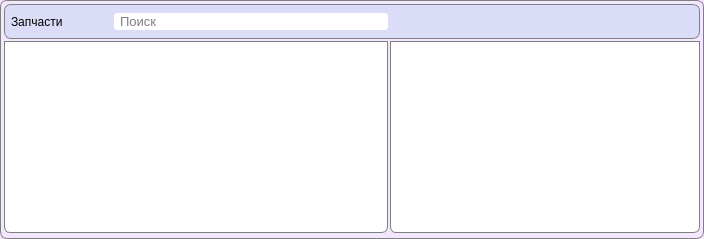
      <widget class="QFrame" name="sparePartsFrame">
       <property name="enabled">
        <bool>true</bool>
       </property>
       <property name="maximumSize">
        <size>
         <width>850</width>
         <height>16777215</height>
        </size>
       </property>
       <property name="styleSheet">
        <string notr="true">QFrame {
	background-color: #f2e7ff;
	border: 1px solid grey;
	border-radius: 7px;
}</string>
       </property>
       <property name="frameShape">
        <enum>QFrame::StyledPanel</enum>
       </property>
       <property name="frameShadow">
        <enum>QFrame::Raised</enum>
       </property>
       <layout class="QGridLayout" name="gridLayout">
        <property name="leftMargin">
         <number>3</number>
        </property>
        <property name="topMargin">
         <number>3</number>
        </property>
        <property name="rightMargin">
         <number>3</number>
        </property>
        <property name="bottomMargin">
         <number>5</number>
        </property>
        <property name="spacing">
         <number>2</number>
        </property>
        <item row="0" column="0" colspan="2">
         <widget class="QFrame" name="frame_3">
          <property name="minimumSize">
           <size>
            <width>0</width>
            <height>35</height>
           </size>
          </property>
          <property name="maximumSize">
           <size>
            <width>16777215</width>
            <height>35</height>
           </size>
          </property>
          <property name="styleSheet">
           <string notr="true">QFrame {
	background-color: #dbdcf7;
	border: 1px solid grey;
	border-radius: 7px;
}</string>
          </property>
          <property name="frameShape">
           <enum>QFrame::StyledPanel</enum>
          </property>
          <property name="frameShadow">
           <enum>QFrame::Raised</enum>
          </property>
          <layout class="QGridLayout" name="gridLayout_8">
           <property name="leftMargin">
            <number>0</number>
           </property>
           <property name="topMargin">
            <number>0</number>
           </property>
           <property name="rightMargin">
            <number>6</number>
           </property>
           <property name="bottomMargin">
            <number>0</number>
           </property>
           <item row="0" column="1">
            <spacer name="horizontalSpacer">
             <property name="orientation">
              <enum>Qt::Horizontal</enum>
             </property>
             <property name="sizeType">
              <enum>QSizePolicy::Expanding</enum>
             </property>
             <property name="sizeHint" stdset="0">
              <size>
               <width>40</width>
               <height>25</height>
              </size>
             </property>
            </spacer>
           </item>
           <item row="0" column="0">
            <widget class="QLabel" name="label_9">
             <property name="font">
              <font>
               <pointsize>9</pointsize>
              </font>
             </property>
             <property name="styleSheet">
              <string notr="true">QLabel {
	background-color: transparent;
	border: 0px;
	margin-left: 3px;
}</string>
             </property>
             <property name="text">
              <string>Запчасти</string>
             </property>
            </widget>
           </item>
           <item row="0" column="3">
            <widget class="QLineEdit" name="sparePartsSearch">
             <property name="minimumSize">
              <size>
               <width>278</width>
               <height>0</height>
              </size>
             </property>
             <property name="maximumSize">
              <size>
               <width>305</width>
               <height>16777215</height>
              </size>
             </property>
             <property name="font">
              <font>
               <pointsize>10</pointsize>
              </font>
             </property>
             <property name="focusPolicy">
              <enum>Qt::StrongFocus</enum>
             </property>
             <property name="styleSheet">
              <string notr="true">QLineEdit {
    border: 2px solid #dbdcf7;
    border-radius: 5px;
    padding: 0 4px;
}</string>
             </property>
             <property name="readOnly">
              <bool>true</bool>
             </property>
             <property name="placeholderText">
              <string>Поиск</string>
             </property>
            </widget>
           </item>
           <item row="0" column="4">
            <spacer name="horizontalSpacer_4">
             <property name="orientation">
              <enum>Qt::Horizontal</enum>
             </property>
             <property name="sizeHint" stdset="0">
              <size>
               <width>303</width>
               <height>20</height>
              </size>
             </property>
            </spacer>
           </item>
          </layout>
         </widget>
        </item>
        <item row="1" column="0">
         <widget class="QTableView" name="availableSparePartsTable">
          <property name="enabled">
           <bool>false</bool>
          </property>
          <property name="maximumSize">
           <size>
            <width>530</width>
            <height>16777215</height>
           </size>
          </property>
          <property name="focusPolicy">
           <enum>Qt::NoFocus</enum>
          </property>
          <property name="styleSheet">
           <string notr="true">QTableView {
	background-color: white;
	border: 1px solid grey;
	border-top-left-radius: 0px;
	border-top-right-radius: 0px;
	border-bottom-left-radius: 6px;
	border-bottom-right-radius: 6px;
    selection-color: black; 
	selection-background-color: #f2e7ff;
}

QLabel {
	background-color: transparent;
	border-radius: 0px;
	border: 0px;
	font-size: 9pt;
}

QHeaderView {
	border-radius: 0px;
	background-color: #f5f5f5;
	font-size: 9pt;
	border: 0px;
}

QHeaderView::section {
	background-color: white;
}</string>
          </property>
          <property name="horizontalScrollBarPolicy">
           <enum>Qt::ScrollBarAsNeeded</enum>
          </property>
          <property name="verticalScrollMode">
           <enum>QAbstractItemView::ScrollPerPixel</enum>
          </property>
          <property name="horizontalScrollMode">
           <enum>QAbstractItemView::ScrollPerPixel</enum>
          </property>
         </widget>
        </item>
        <item row="1" column="1">
         <widget class="QTableView" name="usedSparePartsTableView">
          <property name="enabled">
           <bool>false</bool>
          </property>
          <property name="maximumSize">
           <size>
            <width>310</width>
            <height>16777215</height>
           </size>
          </property>
          <property name="styleSheet">
           <string notr="true">QTableView {
	background-color: white;
	border: 1px solid grey;
	border-top-left-radius: 0px;
	border-top-right-radius: 0px;
	border-bottom-left-radius: 6px;
	border-bottom-right-radius: 6px;
    selection-color: black; 
	selection-background-color: #f2e7ff;
}

QLabel {
	background-color: transparent;
	border-radius: 0px;
	border: 0px;
	font-size: 9pt;
}

QHeaderView {
	border-radius: 0px;
	background-color: #f5f5f5;
	font-size: 9pt;
	border: 0px;
}

QHeaderView::section {
	background-color: white;
}</string>
          </property>
         </widget>
        </item>
       </layout>
      </widget>
